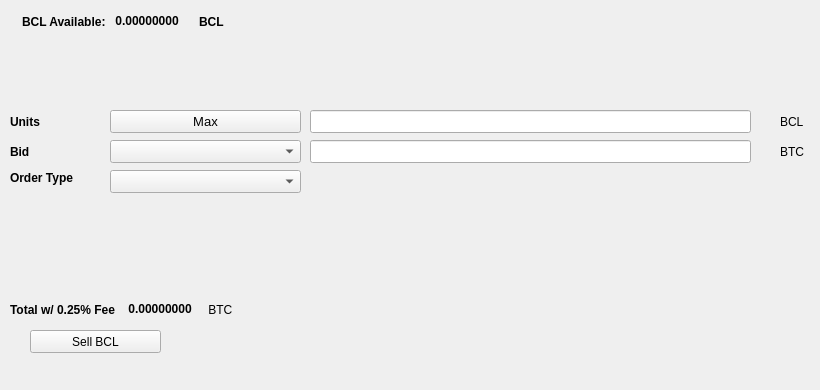
   <widget class="QWidget" name="SellTab">
    <attribute name="title">
     <string>Sell</string>
    </attribute>
    <widget class="QLabel" name="label_16">
     <property name="geometry">
      <rect>
       <x>780</x>
       <y>140</y>
       <width>31</width>
       <height>23</height>
      </rect>
     </property>
     <property name="text">
      <string>BTC</string>
     </property>
    </widget>
    <widget class="QComboBox" name="SellBidcomboBox">
     <property name="geometry">
      <rect>
       <x>110</x>
       <y>140</y>
       <width>191</width>
       <height>23</height>
      </rect>
     </property>
     <property name="font">
      <font>
       <pointsize>10</pointsize>
      </font>
     </property>
    </widget>
    <widget class="QLabel" name="label_18">
     <property name="geometry">
      <rect>
       <x>10</x>
       <y>110</y>
       <width>46</width>
       <height>23</height>
      </rect>
     </property>
     <property name="font">
      <font>
       <weight>75</weight>
       <bold>true</bold>
      </font>
     </property>
     <property name="text">
      <string>Units</string>
     </property>
    </widget>
    <widget class="QPushButton" name="Sell_Max_Amount">
     <property name="geometry">
      <rect>
       <x>110</x>
       <y>110</y>
       <width>191</width>
       <height>23</height>
      </rect>
     </property>
     <property name="font">
      <font>
       <pointsize>10</pointsize>
      </font>
     </property>
     <property name="text">
      <string>Max</string>
     </property>
    </widget>
    <widget class="QLabel" name="label_20">
     <property name="geometry">
      <rect>
       <x>10</x>
       <y>170</y>
       <width>91</width>
       <height>16</height>
      </rect>
     </property>
     <property name="font">
      <font>
       <weight>75</weight>
       <bold>true</bold>
      </font>
     </property>
     <property name="text">
      <string>Order Type</string>
     </property>
    </widget>
    <widget class="QComboBox" name="SellOrdertypeCombo">
     <property name="geometry">
      <rect>
       <x>110</x>
       <y>170</y>
       <width>191</width>
       <height>23</height>
      </rect>
     </property>
     <property name="font">
      <font>
       <pointsize>10</pointsize>
      </font>
     </property>
    </widget>
    <widget class="QLabel" name="label_21">
     <property name="geometry">
      <rect>
       <x>10</x>
       <y>140</y>
       <width>46</width>
       <height>23</height>
      </rect>
     </property>
     <property name="font">
      <font>
       <weight>75</weight>
       <bold>true</bold>
      </font>
     </property>
     <property name="text">
      <string>Bid</string>
     </property>
    </widget>
    <widget class="QLabel" name="label_22">
     <property name="geometry">
      <rect>
       <x>780</x>
       <y>110</y>
       <width>31</width>
       <height>23</height>
      </rect>
     </property>
     <property name="text">
      <string>BCL</string>
     </property>
    </widget>
    <widget class="QLineEdit" name="UnitsInputRUP">
     <property name="geometry">
      <rect>
       <x>310</x>
       <y>110</y>
       <width>441</width>
       <height>23</height>
      </rect>
     </property>
     <property name="font">
      <font>
       <pointsize>9</pointsize>
       <weight>75</weight>
       <bold>true</bold>
      </font>
     </property>
    </widget>
    <widget class="QLineEdit" name="SellBidPriceEdit">
     <property name="geometry">
      <rect>
       <x>310</x>
       <y>140</y>
       <width>441</width>
       <height>23</height>
      </rect>
     </property>
     <property name="font">
      <font>
       <pointsize>9</pointsize>
       <weight>75</weight>
       <bold>true</bold>
      </font>
     </property>
    </widget>
    <widget class="QPushButton" name="SellRUPBTN">
     <property name="geometry">
      <rect>
       <x>30</x>
       <y>330</y>
       <width>131</width>
       <height>23</height>
      </rect>
     </property>
     <property name="text">
      <string>Sell BCL</string>
     </property>
     <property name="icon">
      <iconset resource="../bitcoinlegend">
       <normaloff>:/icons/bitcoin</normaloff>:/icons/bitcoin</iconset>
     </property>
    </widget>
    <widget class="QWidget" name="layoutWidget3">
     <property name="geometry">
      <rect>
       <x>22</x>
       <y>12</y>
       <width>258</width>
       <height>19</height>
      </rect>
     </property>
     <layout class="QHBoxLayout" name="horizontalLayout">
      <item>
       <widget class="QLabel" name="label232_2">
        <property name="font">
         <font>
          <weight>75</weight>
          <bold>true</bold>
         </font>
        </property>
        <property name="text">
         <string>BCL Available:</string>
        </property>
       </widget>
      </item>
      <item>
       <widget class="QLabel" name="BCLAvailableLabel">
        <property name="palette">
         <palette>
          <active>
           <colorrole role="WindowText">
            <brush brushstyle="SolidPattern">
             <color alpha="255">
              <red>0</red>
              <green>0</green>
              <blue>0</blue>
             </color>
            </brush>
           </colorrole>
           <colorrole role="Button">
            <brush brushstyle="SolidPattern">
             <color alpha="255">
              <red>0</red>
              <green>170</green>
              <blue>0</blue>
             </color>
            </brush>
           </colorrole>
           <colorrole role="Light">
            <brush brushstyle="SolidPattern">
             <color alpha="255">
              <red>0</red>
              <green>255</green>
              <blue>0</blue>
             </color>
            </brush>
           </colorrole>
           <colorrole role="Midlight">
            <brush brushstyle="SolidPattern">
             <color alpha="255">
              <red>0</red>
              <green>212</green>
              <blue>0</blue>
             </color>
            </brush>
           </colorrole>
           <colorrole role="Dark">
            <brush brushstyle="SolidPattern">
             <color alpha="255">
              <red>0</red>
              <green>85</green>
              <blue>0</blue>
             </color>
            </brush>
           </colorrole>
           <colorrole role="Mid">
            <brush brushstyle="SolidPattern">
             <color alpha="255">
              <red>0</red>
              <green>113</green>
              <blue>0</blue>
             </color>
            </brush>
           </colorrole>
           <colorrole role="Text">
            <brush brushstyle="SolidPattern">
             <color alpha="255">
              <red>0</red>
              <green>170</green>
              <blue>0</blue>
             </color>
            </brush>
           </colorrole>
           <colorrole role="BrightText">
            <brush brushstyle="SolidPattern">
             <color alpha="255">
              <red>255</red>
              <green>255</green>
              <blue>255</blue>
             </color>
            </brush>
           </colorrole>
           <colorrole role="ButtonText">
            <brush brushstyle="SolidPattern">
             <color alpha="255">
              <red>0</red>
              <green>0</green>
              <blue>0</blue>
             </color>
            </brush>
           </colorrole>
           <colorrole role="Base">
            <brush brushstyle="SolidPattern">
             <color alpha="255">
              <red>255</red>
              <green>255</green>
              <blue>255</blue>
             </color>
            </brush>
           </colorrole>
           <colorrole role="Window">
            <brush brushstyle="SolidPattern">
             <color alpha="255">
              <red>0</red>
              <green>170</green>
              <blue>0</blue>
             </color>
            </brush>
           </colorrole>
           <colorrole role="Shadow">
            <brush brushstyle="SolidPattern">
             <color alpha="255">
              <red>0</red>
              <green>0</green>
              <blue>0</blue>
             </color>
            </brush>
           </colorrole>
           <colorrole role="AlternateBase">
            <brush brushstyle="SolidPattern">
             <color alpha="255">
              <red>127</red>
              <green>212</green>
              <blue>127</blue>
             </color>
            </brush>
           </colorrole>
           <colorrole role="ToolTipBase">
            <brush brushstyle="SolidPattern">
             <color alpha="255">
              <red>255</red>
              <green>255</green>
              <blue>220</blue>
             </color>
            </brush>
           </colorrole>
           <colorrole role="ToolTipText">
            <brush brushstyle="SolidPattern">
             <color alpha="255">
              <red>0</red>
              <green>0</green>
              <blue>0</blue>
             </color>
            </brush>
           </colorrole>
          </active>
          <inactive>
           <colorrole role="WindowText">
            <brush brushstyle="SolidPattern">
             <color alpha="255">
              <red>0</red>
              <green>0</green>
              <blue>0</blue>
             </color>
            </brush>
           </colorrole>
           <colorrole role="Button">
            <brush brushstyle="SolidPattern">
             <color alpha="255">
              <red>0</red>
              <green>170</green>
              <blue>0</blue>
             </color>
            </brush>
           </colorrole>
           <colorrole role="Light">
            <brush brushstyle="SolidPattern">
             <color alpha="255">
              <red>0</red>
              <green>255</green>
              <blue>0</blue>
             </color>
            </brush>
           </colorrole>
           <colorrole role="Midlight">
            <brush brushstyle="SolidPattern">
             <color alpha="255">
              <red>0</red>
              <green>212</green>
              <blue>0</blue>
             </color>
            </brush>
           </colorrole>
           <colorrole role="Dark">
            <brush brushstyle="SolidPattern">
             <color alpha="255">
              <red>0</red>
              <green>85</green>
              <blue>0</blue>
             </color>
            </brush>
           </colorrole>
           <colorrole role="Mid">
            <brush brushstyle="SolidPattern">
             <color alpha="255">
              <red>0</red>
              <green>113</green>
              <blue>0</blue>
             </color>
            </brush>
           </colorrole>
           <colorrole role="Text">
            <brush brushstyle="SolidPattern">
             <color alpha="255">
              <red>0</red>
              <green>170</green>
              <blue>0</blue>
             </color>
            </brush>
           </colorrole>
           <colorrole role="BrightText">
            <brush brushstyle="SolidPattern">
             <color alpha="255">
              <red>255</red>
              <green>255</green>
              <blue>255</blue>
             </color>
            </brush>
           </colorrole>
           <colorrole role="ButtonText">
            <brush brushstyle="SolidPattern">
             <color alpha="255">
              <red>0</red>
              <green>0</green>
              <blue>0</blue>
             </color>
            </brush>
           </colorrole>
           <colorrole role="Base">
            <brush brushstyle="SolidPattern">
             <color alpha="255">
              <red>255</red>
              <green>255</green>
              <blue>255</blue>
             </color>
            </brush>
           </colorrole>
           <colorrole role="Window">
            <brush brushstyle="SolidPattern">
             <color alpha="255">
              <red>0</red>
              <green>170</green>
              <blue>0</blue>
             </color>
            </brush>
           </colorrole>
           <colorrole role="Shadow">
            <brush brushstyle="SolidPattern">
             <color alpha="255">
              <red>0</red>
              <green>0</green>
              <blue>0</blue>
             </color>
            </brush>
           </colorrole>
           <colorrole role="AlternateBase">
            <brush brushstyle="SolidPattern">
             <color alpha="255">
              <red>127</red>
              <green>212</green>
              <blue>127</blue>
             </color>
            </brush>
           </colorrole>
           <colorrole role="ToolTipBase">
            <brush brushstyle="SolidPattern">
             <color alpha="255">
              <red>255</red>
              <green>255</green>
              <blue>220</blue>
             </color>
            </brush>
           </colorrole>
           <colorrole role="ToolTipText">
            <brush brushstyle="SolidPattern">
             <color alpha="255">
              <red>0</red>
              <green>0</green>
              <blue>0</blue>
             </color>
            </brush>
           </colorrole>
          </inactive>
          <disabled>
           <colorrole role="WindowText">
            <brush brushstyle="SolidPattern">
             <color alpha="255">
              <red>0</red>
              <green>85</green>
              <blue>0</blue>
             </color>
            </brush>
           </colorrole>
           <colorrole role="Button">
            <brush brushstyle="SolidPattern">
             <color alpha="255">
              <red>0</red>
              <green>170</green>
              <blue>0</blue>
             </color>
            </brush>
           </colorrole>
           <colorrole role="Light">
            <brush brushstyle="SolidPattern">
             <color alpha="255">
              <red>0</red>
              <green>255</green>
              <blue>0</blue>
             </color>
            </brush>
           </colorrole>
           <colorrole role="Midlight">
            <brush brushstyle="SolidPattern">
             <color alpha="255">
              <red>0</red>
              <green>212</green>
              <blue>0</blue>
             </color>
            </brush>
           </colorrole>
           <colorrole role="Dark">
            <brush brushstyle="SolidPattern">
             <color alpha="255">
              <red>0</red>
              <green>85</green>
              <blue>0</blue>
             </color>
            </brush>
           </colorrole>
           <colorrole role="Mid">
            <brush brushstyle="SolidPattern">
             <color alpha="255">
              <red>0</red>
              <green>113</green>
              <blue>0</blue>
             </color>
            </brush>
           </colorrole>
           <colorrole role="Text">
            <brush brushstyle="SolidPattern">
             <color alpha="255">
              <red>0</red>
              <green>85</green>
              <blue>0</blue>
             </color>
            </brush>
           </colorrole>
           <colorrole role="BrightText">
            <brush brushstyle="SolidPattern">
             <color alpha="255">
              <red>255</red>
              <green>255</green>
              <blue>255</blue>
             </color>
            </brush>
           </colorrole>
           <colorrole role="ButtonText">
            <brush brushstyle="SolidPattern">
             <color alpha="255">
              <red>0</red>
              <green>85</green>
              <blue>0</blue>
             </color>
            </brush>
           </colorrole>
           <colorrole role="Base">
            <brush brushstyle="SolidPattern">
             <color alpha="255">
              <red>0</red>
              <green>170</green>
              <blue>0</blue>
             </color>
            </brush>
           </colorrole>
           <colorrole role="Window">
            <brush brushstyle="SolidPattern">
             <color alpha="255">
              <red>0</red>
              <green>170</green>
              <blue>0</blue>
             </color>
            </brush>
           </colorrole>
           <colorrole role="Shadow">
            <brush brushstyle="SolidPattern">
             <color alpha="255">
              <red>0</red>
              <green>0</green>
              <blue>0</blue>
             </color>
            </brush>
           </colorrole>
           <colorrole role="AlternateBase">
            <brush brushstyle="SolidPattern">
             <color alpha="255">
              <red>0</red>
              <green>170</green>
              <blue>0</blue>
             </color>
            </brush>
           </colorrole>
           <colorrole role="ToolTipBase">
            <brush brushstyle="SolidPattern">
             <color alpha="255">
              <red>255</red>
              <green>255</green>
              <blue>220</blue>
             </color>
            </brush>
           </colorrole>
           <colorrole role="ToolTipText">
            <brush brushstyle="SolidPattern">
             <color alpha="255">
              <red>0</red>
              <green>0</green>
              <blue>0</blue>
             </color>
            </brush>
           </colorrole>
          </disabled>
         </palette>
        </property>
        <property name="font">
         <font>
          <weight>75</weight>
          <bold>true</bold>
         </font>
        </property>
        <property name="text">
         <string> 0.00000000 </string>
        </property>
        <property name="textInteractionFlags">
         <set>Qt::LinksAccessibleByMouse|Qt::TextSelectableByKeyboard|Qt::TextSelectableByMouse</set>
        </property>
       </widget>
      </item>
      <item>
       <widget class="QLabel" name="labelBCL">
        <property name="font">
         <font>
          <weight>75</weight>
          <bold>true</bold>
         </font>
        </property>
        <property name="text">
         <string>BCL</string>
        </property>
       </widget>
      </item>
     </layout>
    </widget>
    <widget class="QWidget" name="layoutWidget">
     <property name="geometry">
      <rect>
       <x>10</x>
       <y>300</y>
       <width>268</width>
       <height>19</height>
      </rect>
     </property>
     <layout class="QHBoxLayout" name="horizontalLayout_2">
      <item>
       <widget class="QLabel" name="label_19">
        <property name="font">
         <font>
          <weight>75</weight>
          <bold>true</bold>
         </font>
        </property>
        <property name="text">
         <string>Total w/ 0.25% Fee </string>
        </property>
       </widget>
      </item>
      <item>
       <widget class="QLabel" name="SellCostLabel">
        <property name="palette">
         <palette>
          <active>
           <colorrole role="WindowText">
            <brush brushstyle="SolidPattern">
             <color alpha="255">
              <red>0</red>
              <green>0</green>
              <blue>0</blue>
             </color>
            </brush>
           </colorrole>
           <colorrole role="Button">
            <brush brushstyle="SolidPattern">
             <color alpha="255">
              <red>0</red>
              <green>170</green>
              <blue>0</blue>
             </color>
            </brush>
           </colorrole>
           <colorrole role="Light">
            <brush brushstyle="SolidPattern">
             <color alpha="255">
              <red>0</red>
              <green>255</green>
              <blue>0</blue>
             </color>
            </brush>
           </colorrole>
           <colorrole role="Midlight">
            <brush brushstyle="SolidPattern">
             <color alpha="255">
              <red>0</red>
              <green>212</green>
              <blue>0</blue>
             </color>
            </brush>
           </colorrole>
           <colorrole role="Dark">
            <brush brushstyle="SolidPattern">
             <color alpha="255">
              <red>0</red>
              <green>85</green>
              <blue>0</blue>
             </color>
            </brush>
           </colorrole>
           <colorrole role="Mid">
            <brush brushstyle="SolidPattern">
             <color alpha="255">
              <red>0</red>
              <green>113</green>
              <blue>0</blue>
             </color>
            </brush>
           </colorrole>
           <colorrole role="Text">
            <brush brushstyle="SolidPattern">
             <color alpha="255">
              <red>0</red>
              <green>170</green>
              <blue>0</blue>
             </color>
            </brush>
           </colorrole>
           <colorrole role="BrightText">
            <brush brushstyle="SolidPattern">
             <color alpha="255">
              <red>255</red>
              <green>255</green>
              <blue>255</blue>
             </color>
            </brush>
           </colorrole>
           <colorrole role="ButtonText">
            <brush brushstyle="SolidPattern">
             <color alpha="255">
              <red>0</red>
              <green>0</green>
              <blue>0</blue>
             </color>
            </brush>
           </colorrole>
           <colorrole role="Base">
            <brush brushstyle="SolidPattern">
             <color alpha="255">
              <red>255</red>
              <green>255</green>
              <blue>255</blue>
             </color>
            </brush>
           </colorrole>
           <colorrole role="Window">
            <brush brushstyle="SolidPattern">
             <color alpha="255">
              <red>0</red>
              <green>170</green>
              <blue>0</blue>
             </color>
            </brush>
           </colorrole>
           <colorrole role="Shadow">
            <brush brushstyle="SolidPattern">
             <color alpha="255">
              <red>0</red>
              <green>0</green>
              <blue>0</blue>
             </color>
            </brush>
           </colorrole>
           <colorrole role="AlternateBase">
            <brush brushstyle="SolidPattern">
             <color alpha="255">
              <red>127</red>
              <green>212</green>
              <blue>127</blue>
             </color>
            </brush>
           </colorrole>
           <colorrole role="ToolTipBase">
            <brush brushstyle="SolidPattern">
             <color alpha="255">
              <red>255</red>
              <green>255</green>
              <blue>220</blue>
             </color>
            </brush>
           </colorrole>
           <colorrole role="ToolTipText">
            <brush brushstyle="SolidPattern">
             <color alpha="255">
              <red>0</red>
              <green>0</green>
              <blue>0</blue>
             </color>
            </brush>
           </colorrole>
          </active>
          <inactive>
           <colorrole role="WindowText">
            <brush brushstyle="SolidPattern">
             <color alpha="255">
              <red>0</red>
              <green>0</green>
              <blue>0</blue>
             </color>
            </brush>
           </colorrole>
           <colorrole role="Button">
            <brush brushstyle="SolidPattern">
             <color alpha="255">
              <red>0</red>
              <green>170</green>
              <blue>0</blue>
             </color>
            </brush>
           </colorrole>
           <colorrole role="Light">
            <brush brushstyle="SolidPattern">
             <color alpha="255">
              <red>0</red>
              <green>255</green>
              <blue>0</blue>
             </color>
            </brush>
           </colorrole>
           <colorrole role="Midlight">
            <brush brushstyle="SolidPattern">
             <color alpha="255">
              <red>0</red>
              <green>212</green>
              <blue>0</blue>
             </color>
            </brush>
           </colorrole>
           <colorrole role="Dark">
            <brush brushstyle="SolidPattern">
             <color alpha="255">
              <red>0</red>
              <green>85</green>
              <blue>0</blue>
             </color>
            </brush>
           </colorrole>
           <colorrole role="Mid">
            <brush brushstyle="SolidPattern">
             <color alpha="255">
              <red>0</red>
              <green>113</green>
              <blue>0</blue>
             </color>
            </brush>
           </colorrole>
           <colorrole role="Text">
            <brush brushstyle="SolidPattern">
             <color alpha="255">
              <red>0</red>
              <green>170</green>
              <blue>0</blue>
             </color>
            </brush>
           </colorrole>
           <colorrole role="BrightText">
            <brush brushstyle="SolidPattern">
             <color alpha="255">
              <red>255</red>
              <green>255</green>
              <blue>255</blue>
             </color>
            </brush>
           </colorrole>
           <colorrole role="ButtonText">
            <brush brushstyle="SolidPattern">
             <color alpha="255">
              <red>0</red>
              <green>0</green>
              <blue>0</blue>
             </color>
            </brush>
           </colorrole>
           <colorrole role="Base">
            <brush brushstyle="SolidPattern">
             <color alpha="255">
              <red>255</red>
              <green>255</green>
              <blue>255</blue>
             </color>
            </brush>
           </colorrole>
           <colorrole role="Window">
            <brush brushstyle="SolidPattern">
             <color alpha="255">
              <red>0</red>
              <green>170</green>
              <blue>0</blue>
             </color>
            </brush>
           </colorrole>
           <colorrole role="Shadow">
            <brush brushstyle="SolidPattern">
             <color alpha="255">
              <red>0</red>
              <green>0</green>
              <blue>0</blue>
             </color>
            </brush>
           </colorrole>
           <colorrole role="AlternateBase">
            <brush brushstyle="SolidPattern">
             <color alpha="255">
              <red>127</red>
              <green>212</green>
              <blue>127</blue>
             </color>
            </brush>
           </colorrole>
           <colorrole role="ToolTipBase">
            <brush brushstyle="SolidPattern">
             <color alpha="255">
              <red>255</red>
              <green>255</green>
              <blue>220</blue>
             </color>
            </brush>
           </colorrole>
           <colorrole role="ToolTipText">
            <brush brushstyle="SolidPattern">
             <color alpha="255">
              <red>0</red>
              <green>0</green>
              <blue>0</blue>
             </color>
            </brush>
           </colorrole>
          </inactive>
          <disabled>
           <colorrole role="WindowText">
            <brush brushstyle="SolidPattern">
             <color alpha="255">
              <red>0</red>
              <green>85</green>
              <blue>0</blue>
             </color>
            </brush>
           </colorrole>
           <colorrole role="Button">
            <brush brushstyle="SolidPattern">
             <color alpha="255">
              <red>0</red>
              <green>170</green>
              <blue>0</blue>
             </color>
            </brush>
           </colorrole>
           <colorrole role="Light">
            <brush brushstyle="SolidPattern">
             <color alpha="255">
              <red>0</red>
              <green>255</green>
              <blue>0</blue>
             </color>
            </brush>
           </colorrole>
           <colorrole role="Midlight">
            <brush brushstyle="SolidPattern">
             <color alpha="255">
              <red>0</red>
              <green>212</green>
              <blue>0</blue>
             </color>
            </brush>
           </colorrole>
           <colorrole role="Dark">
            <brush brushstyle="SolidPattern">
             <color alpha="255">
              <red>0</red>
              <green>85</green>
              <blue>0</blue>
             </color>
            </brush>
           </colorrole>
           <colorrole role="Mid">
            <brush brushstyle="SolidPattern">
             <color alpha="255">
              <red>0</red>
              <green>113</green>
              <blue>0</blue>
             </color>
            </brush>
           </colorrole>
           <colorrole role="Text">
            <brush brushstyle="SolidPattern">
             <color alpha="255">
              <red>0</red>
              <green>85</green>
              <blue>0</blue>
             </color>
            </brush>
           </colorrole>
           <colorrole role="BrightText">
            <brush brushstyle="SolidPattern">
             <color alpha="255">
              <red>255</red>
              <green>255</green>
              <blue>255</blue>
             </color>
            </brush>
           </colorrole>
           <colorrole role="ButtonText">
            <brush brushstyle="SolidPattern">
             <color alpha="255">
              <red>0</red>
              <green>85</green>
              <blue>0</blue>
             </color>
            </brush>
           </colorrole>
           <colorrole role="Base">
            <brush brushstyle="SolidPattern">
             <color alpha="255">
              <red>0</red>
              <green>170</green>
              <blue>0</blue>
             </color>
            </brush>
           </colorrole>
           <colorrole role="Window">
            <brush brushstyle="SolidPattern">
             <color alpha="255">
              <red>0</red>
              <green>170</green>
              <blue>0</blue>
             </color>
            </brush>
           </colorrole>
           <colorrole role="Shadow">
            <brush brushstyle="SolidPattern">
             <color alpha="255">
              <red>0</red>
              <green>0</green>
              <blue>0</blue>
             </color>
            </brush>
           </colorrole>
           <colorrole role="AlternateBase">
            <brush brushstyle="SolidPattern">
             <color alpha="255">
              <red>0</red>
              <green>170</green>
              <blue>0</blue>
             </color>
            </brush>
           </colorrole>
           <colorrole role="ToolTipBase">
            <brush brushstyle="SolidPattern">
             <color alpha="255">
              <red>255</red>
              <green>255</green>
              <blue>220</blue>
             </color>
            </brush>
           </colorrole>
           <colorrole role="ToolTipText">
            <brush brushstyle="SolidPattern">
             <color alpha="255">
              <red>0</red>
              <green>0</green>
              <blue>0</blue>
             </color>
            </brush>
           </colorrole>
          </disabled>
         </palette>
        </property>
        <property name="font">
         <font>
          <weight>75</weight>
          <bold>true</bold>
         </font>
        </property>
        <property name="autoFillBackground">
         <bool>false</bool>
        </property>
        <property name="text">
         <string> 0.00000000</string>
        </property>
        <property name="textInteractionFlags">
         <set>Qt::LinksAccessibleByMouse|Qt::TextSelectableByMouse</set>
        </property>
       </widget>
      </item>
      <item>
       <widget class="QLabel" name="label_17">
        <property name="font">
         <font>
          <weight>50</weight>
          <bold>false</bold>
         </font>
        </property>
        <property name="text">
         <string> BTC</string>
        </property>
       </widget>
      </item>
     </layout>
    </widget>
    <widget class="QLabel" name="label_23">
     <property name="geometry">
      <rect>
       <x>460</x>
       <y>300</y>
       <width>281</width>
       <height>81</height>
      </rect>
     </property>
     <property name="text">
      <string/>
     </property>
     <property name="pixmap">
      <pixmap>:/images/bittrex</pixmap>
     </property>
    </widget>
   </widget>
